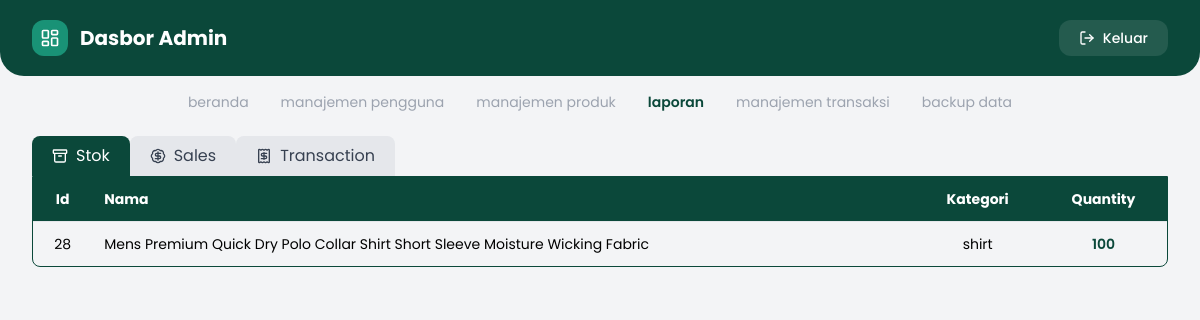
Screenshot of /Admin/reports.php with the database file from the repository.
### tables this page shows
CREATE TABLE `products` (
  `id` int(11) NOT NULL AUTO_INCREMENT,
  `name` varchar(100) NOT NULL,
  `category` varchar(100) DEFAULT NULL,
  `stock` int(11) NOT NULL,
  `price` int(11) NOT NULL,
  `picture` varchar(255) DEFAULT NULL,
  `created_at` date DEFAULT NULL,
  `description` text DEFAULT NULL,
  PRIMARY KEY (`id`)
);

### Admin/reports.php (the view, shortened to what this page needs)
<?php
include '../Admin/config/database.php';
$stockData = mysqli_query($conn, "SELECT id, name, category, stock FROM products ORDER BY id DESC");
?>
<!DOCTYPE html>
<html lang="id">
<head>
    <script src="https://cdn.tailwindcss.com"></script>
</head>
<body class="bg-gray-100 min-h-screen">
    <div class="bg-[#0B483A] rounded-b-3xl px-8 py-5 flex items-center justify-between">
        <div class="flex items-center gap-3">
            <div class="w-9 h-9 bg-[#199276] rounded-xl flex items-center justify-center">
                <i data-lucide="layout-dashboard" class="w-5 h-5 text-white"></i>
            </div>
            <h1 class="text-white text-xl font-bold">Dasbor Admin</h1>
        </div>
        <a href="logout.php" class="flex items-center gap-2 bg-white/10 hover:bg-white/20 text-white px-5 py-2 rounded-xl font-medium transition text-sm">
            <i data-lucide="log-out" class="w-4 h-4"></i> Keluar
        </a>
    </div>
    <div class="px-8 mt-4 flex justify-center">
        <ul class="flex gap-8 text-sm text-gray-400">
            <li><a href="dashboard.php" class="hover:text-[#0B483A] transition">beranda</a></li>
            <li><a href="users.php" class="hover:text-[#0B483A] transition">manajemen pengguna</a></li>
            <li><a href="products.php" class="hover:text-[#0B483A] transition">manajemen produk</a></li>
            <li><a href="reports.php" class="text-[#0B483A] font-semibold transition">laporan</a></li>
            <li><a href="transactions.php" class="hover:text-[#0B483A] transition">manajemen transaksi</a></li>
            <li><a href="backup.php" class="hover:text-[#0B483A] transition">backup data</a></li>
        </ul>
    </div>
        <div class="px-8 mt-6">
            <div class="flex">
                <button onclick="showTab('stock')" id="tab-stock"
                    class="tab-btn bg-[#0B483A] text-white px-5 py-2 rounded-t-lg flex items-center gap-2">
                    <i data-lucide="archive" class="w-4 h-4"></i>
                    Stok
                </button>
                <button onclick="showTab('sales')" id="tab-sales"
                    class="tab-btn bg-gray-200 text-gray-700 px-5 py-2 rounded-t-lg flex items-center gap-2">
                    <i data-lucide="badge-dollar-sign" class="w-4 h-4"></i>
                    Sales
                </button>
                <button onclick="showTab('transaction')" id="tab-transaction"
                    class="tab-btn bg-gray-200 text-gray-700 px-5 py-2 rounded-t-lg flex items-center gap-2">
                    <i data-lucide="receipt" class="w-4 h-4"></i>
                    Transaction
                </button>
            </div>
        </div>
        <div id="stock" class="tab-content px-8">
            <div class="overflow-x-auto border border-[#0B483A] rounded-b-lg">
                <table class="w-full text-sm">
                    <thead class="bg-[#0B483A] text-white">
                        <tr>
                            <th class="p-3">Id</th>
                            <th class="p-3 text-left">Nama</th>
                            <th class="p-3">Kategori</th>
                            <th class="p-3">Quantity</th>
                        </tr>
                    </thead>
                    <tbody>
                        <?php while($row = mysqli_fetch_assoc($stockData)) : ?>
                        <tr class="border-t text-center">
                            <td class="p-3"><?= $row['id'] ?></td>
                            <td class="p-3 text-left">
                                <?= $row['name'] ?>
                            </td>
                            <td class="p-3">
                                <?= $row['category'] ?>
                            </td>
                            <td class="p-3 text-[#0B483A] font-semibold">
                                <?= $row['stock'] ?>
                            </td>
                        </tr>
                        <?php endwhile; ?>
                    </tbody>
                </table>
            </div>
        </div>
</body>
</html>

### Admin/reports.php (style rules this page uses)
body { font-family: 'Poppins', sans-serif; }

### rows the page displays
products: id "28", name "Mens Premium Quick Dry Polo Collar Shirt Short Sleeve Moisture Wicking Fabric", category "shirt", stock "100"
